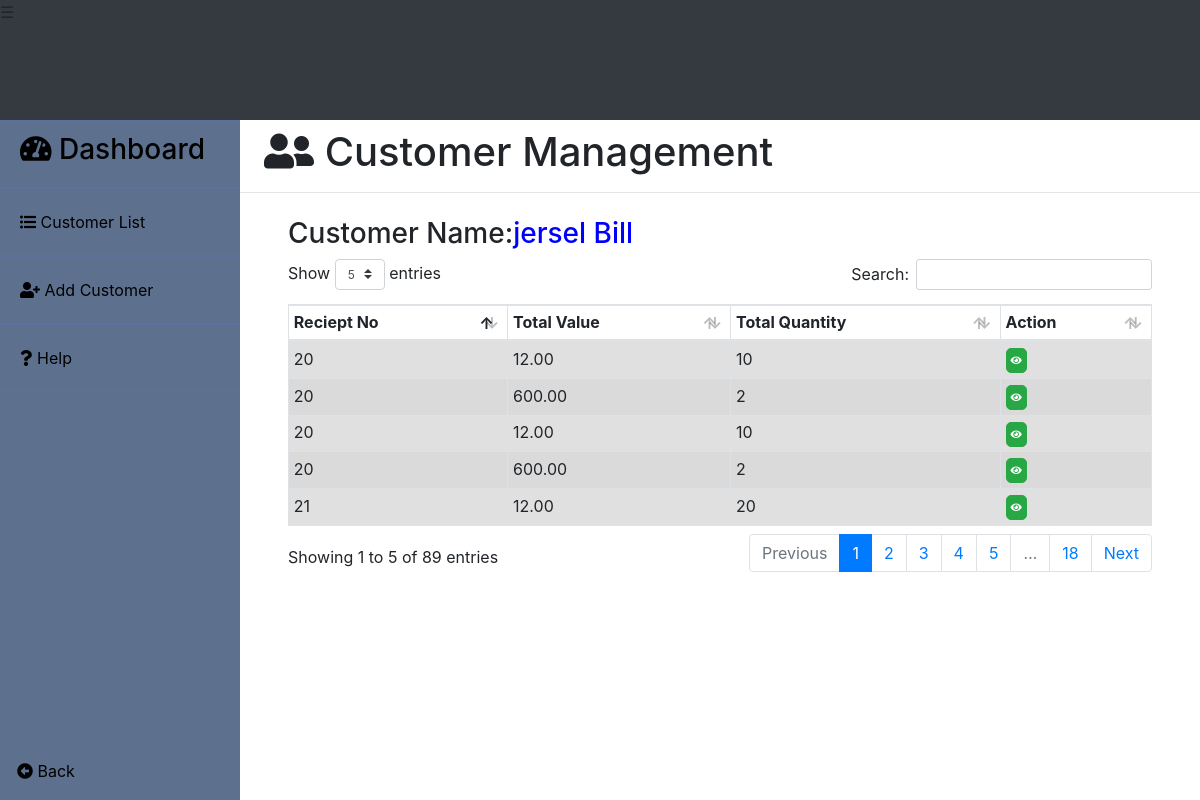
Page /customer/customer_sales.php?customer_id=16 (signed in) on the committed database.
### tables this page shows
CREATE TABLE `customer` (
  `customer_id` int(11) NOT NULL,
  `firstname` varchar(30) DEFAULT NULL,
  `lastname` varchar(30) DEFAULT NULL,
  `address` text DEFAULT NULL,
  `contact_number` varchar(30) DEFAULT NULL,
  `image` varchar(30) NOT NULL
);

CREATE TABLE `sales_product` (
  `reciept_no` int(11) NOT NULL,
  `product_id` varchar(20) NOT NULL,
  `price` decimal(18,2) NOT NULL,
  `qty` int(11) NOT NULL
);

### customer/customer_sales.php (the view, shortened to what this page needs)
<?php
	include("../server/connection.php");
	$customer_id = $_GET['customer_id'];
	$sql = "SELECT sales_product.reciept_no,sales_product.price,sales_product.qty FROM customer,sales,sales_product WHERE customer.customer_id = $customer_id AND sales.customer_id = $customer_id AND sales.reciept_no = sales_product.reciept_no";
	$result	= mysqli_query($db, $sql);
	$query = "SELECT firstname,lastname FROM customer WHERE customer_id=$customer_id";
	$result1 = mysqli_query($db, $query);
?>
<!DOCTYPE html>
<html>
<head>
	<?php include('../templates/head1.php');
	?>
</head>
<body>
	<div class="contain h-100">
		<?php
			include('../customer/base.php');
		?>
		<div>
			<h1 class="ml-4 pt-2"><i class="fas fa-user-friends"></i> Customer Management</h1>
			<hr>
			<div class="table-responsive mt-4 pl-5 pr-5">
			<table class="table table-striped table-bordered table-sm" id="customer_table" style="margin-top: -22px;">
				<?php $row1 = mysqli_fetch_assoc($result1);
					echo "<h3>Customer Name:<span style='color:blue;'>".$row1['firstname'].'&nbsp'.$row1['lastname']."</span></h3>";
				?>
				<thead>
					<tr>
						<th scope="col" class="column-text">Reciept No</th>
						<th scope="col" class="column-text">Total Value</th>
						<th scope="col" class="column-text">Total Quantity</th>
						<th scope="col" class="column-text">Action</th>
					</tr>
				</thead>
				<tbody class="table-hover">
					<?php
						while($row = mysqli_fetch_assoc($result)){
				  	?>
					<tr class="table-active">
						<td><?php echo $row['reciept_no'];?></td>
						<td><?php echo $row['price'];?></td>
						<td><?php echo $row['qty'];?></td>
						<td>
							<button type="button" name="view" style='font-size:10px; border-radius:5px;padding:4px;' id="<?php echo $row['customer_id'];?>" class="btn btn-success btn-xs view_data"><i class="fas fa-eye"></i></button>
						</td>
					</tr>
					<?php } ?>
				</tbody>
			</table>
			</div>
		</div>
	</div>
</body>
</html>

### rows in the picture
customer: firstname "jersel", lastname "Bill"
sales_product: reciept_no "20", price "12.00", qty "10"
sales_product: reciept_no "20", price "600.00", qty "2"
sales_product: reciept_no "21", price "12.00", qty "20"
sales_product: reciept_no "20", price "12.00", qty "10"
sales_product: reciept_no "20", price "600.00", qty "2"
